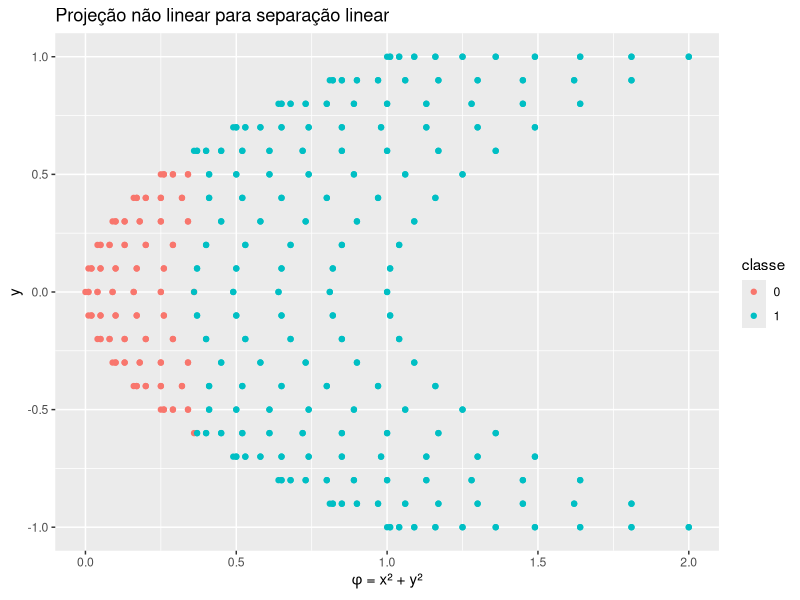
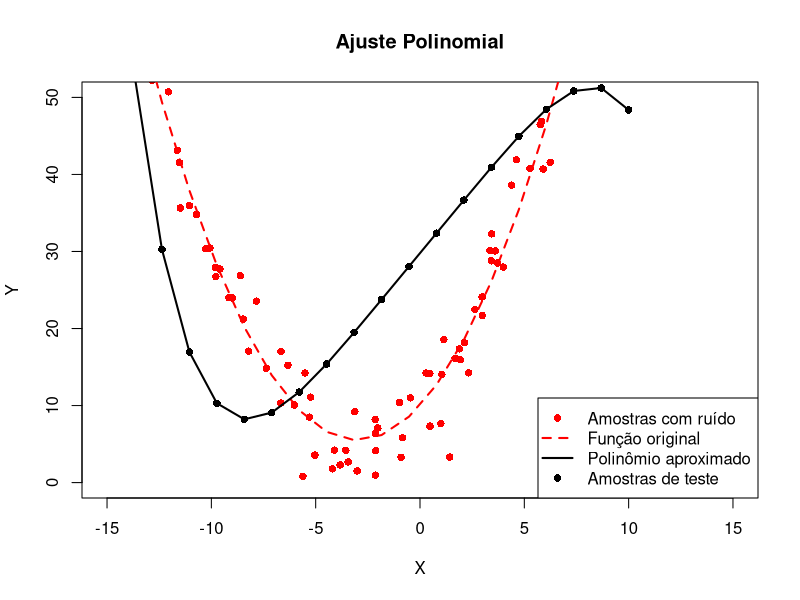

Recreate these plots in R, in order.
graphics.off()
rm(list = ls())
library('corpcor')

################ não-linearmente separável
# Gerando os dados
gx <- seq(-1, 1, by = 0.1)
gy <- seq(-1, 1, by = 0.1)
grid <- expand.grid(x = gx, y = gy)

# Função para calcular a distância ao centro (raio)
circle <- function(x, y) {
  return(sqrt(x^2 + y^2))
}

raio <- 0.6

# Definição das classes
classe_labels <- 1 * (circle(grid$x, grid$y) > raio)

grid$classe <- as.factor(classe_labels)  # Evita o erro

# Projeção não linear (transformação quadrática)
grid$phi <- grid$x^2 + grid$y^2

# Visualização
library(ggplot2)
ggplot(grid, aes(x = phi, y = y, color = classe)) +
  geom_point() +
  labs(title = "Projeção não linear para separação linear", 
       x = expression(phi~"= x² + y²"), 
       y = "y")


#############
graphics.off()
rm(list = ls())

set.seed(42) # Para reprodutibilidade

fgx <- function(xin) 0.5*xin^2 + 3*xin + 10 # Função geradora fg(x)

N_train <- 100
X <- runif(n = N_train, min = -15, max = 10) 
#X <- (X/max(X)) - 3 # normalização
Y <- fgx(X) + 4*rnorm(length(X)) 

# Criando matriz de características para ajuste polinomial
p <- 5
H <- cbind(X^p, X, 1)
w <- pseudoinverse(H) %*% Y  # Obtendo os coeficientes

#Criar 20 pontos para avaliar a aproximação
N_eval <- 20
xt <- seq(-15, 10, length.out = N_eval) 
Ht <- cbind(xt^p, xt, 1)
Yhattst <- Ht %*% w  # Valores previstos pelo modelo ajustado

# Função original sem ruído para referência
yg <- fgx(xt)

# Plotagem
plot(X, Y, col = 'red', pch = 16, xlab = "X", ylab = "Y", 
     main = "Ajuste Polinomial", xlim = c(-15, 15), ylim = c(0, 50))

lines(xt, yg, col = 'red', lwd = 2, lty = 2) # Função original
lines(xt, Yhattst, col = 'black', lwd = 2) # Aproximação polinomial
points(xt, Yhattst, col = "black", pch = 16) # Adiciona os 20 pontos de teste

legend("bottomright", 
       legend = c("Amostras com ruído", "Função original", 
                  "Polinômio aproximado", "Amostras de teste"),
       col = c("red", "red", "black", "black"), 
       pch = c(16, NA, NA, 16), lty = c(NA, 2, 1, NA), lwd = c(NA, 2, 2, NA))
